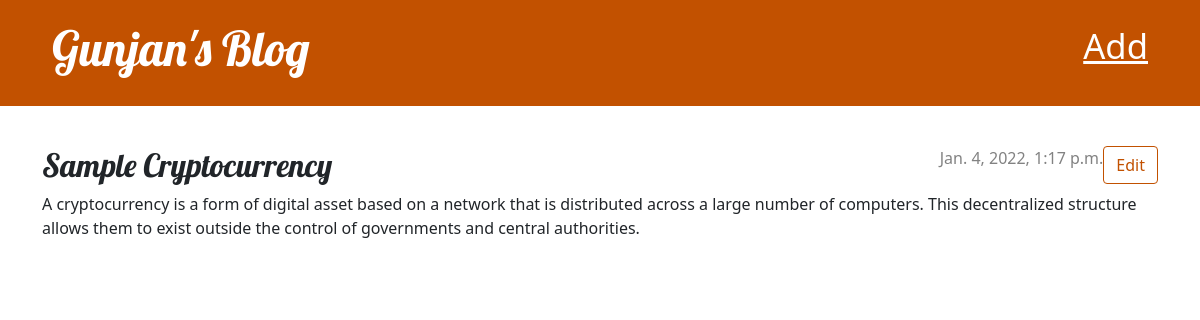
/post/2/ (signed in), run on the app's committed database.
### blog/models.py (models this page shows, shortened)
class PostBlog(models.Model):
    author = models.ForeignKey(settings.AUTH_USER_MODEL, on_delete=models.CASCADE)
    title = models.CharField(max_length=200)
    text = models.TextField()
    created_date = models.DateTimeField(default=timezone.now)
    published_date = models.DateTimeField(blank=True, null=True)

### blog/views.py (the view)
# urls.py: path('post/<int:pk>/', views.post_detail, name='post_detail'),
def post_detail(request,pk):
    post = get_object_or_404(PostBlog, pk=pk)
    return render(request, 'blog/post_detail.html', {'post': post})

### blog/templates/blog/post_detail.html
{% extends 'blog/base.html' %}
{% block content %}
    <article class="post">
        <aside class="actions">
            {% if user.is_authenticated %}
                <a class="btn btn-secondary" href="{% url 'post_edit' pk=post.pk %}">Edit
                </a>
            {% endif %}
        </aside>
        {% if post.published_date %}
            <time class="date">
                {{ post.published_date }}
            </time>
        {% endif %}
        <h2>{{ post.title }}</h2>
        <p>{{ post.text|linebreaksbr }}</p>
    </article>
{% endblock %}

### blog/static/css/blog.css (style rules this page uses)
h1, h2, h3, h4 { font-family: 'Lobster', cursive; }
.date { color: #828282; }
.post { margin-bottom: 70px; }
.post > .date, .post > .actions { float: right; }
.btn-secondary, .btn-secondary:visited { color: #C25100; background: none; border-color: #C25100; }

### data on the page
PostBlog: published_date "Jan. 4, 2022, 1:17 p.m.", title "Sample Cryptocurrency", text "A cryptocurrency is a form of digital asset based on a network that is distributed across a large number of computers. This decentralized structure allows them to exist outside the control of governments and central authorities."
